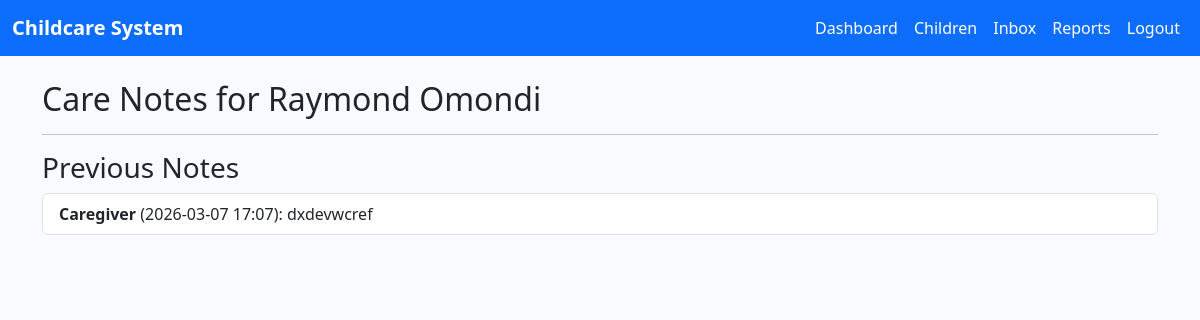
/children/3/notes/ (signed in), run on an earlier commit of the app's database.
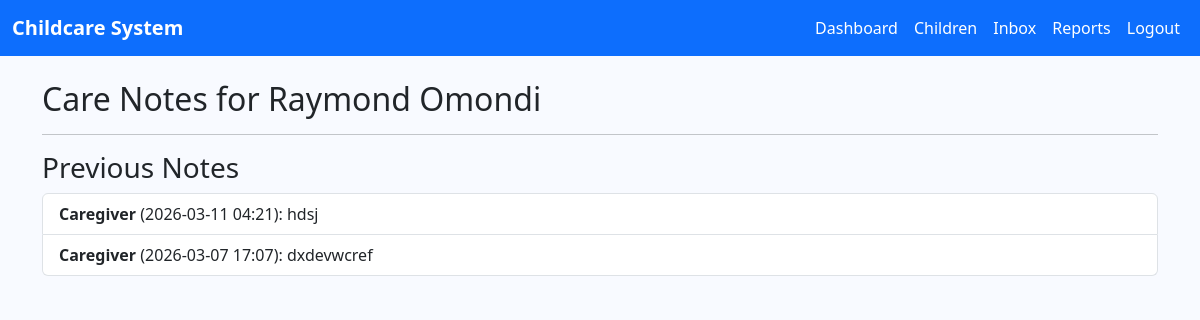
And on a later commit of the database.
### core/models.py (models this page shows, shortened)
class CareNote(models.Model):
    child = models.ForeignKey('Child', on_delete=models.CASCADE, related_name='care_notes')
    caregiver = models.ForeignKey(
        settings.AUTH_USER_MODEL,
        on_delete=models.CASCADE,
        limit_choices_to={'role': 'CAREGIVER'}
    )
    note = models.TextField()
    created_at = models.DateTimeField(auto_now_add=True)

class User(AbstractUser):
    ROLE_CHOICES = (
        ('ADMIN', 'Administrator'),
        ('CAREGIVER', 'Caregiver'),
        ('PARENT', 'Parent'),
    )
    role = models.CharField(max_length=15, choices=ROLE_CHOICES, default='PARENT')

### core/views.py (the view, shortened to what this page needs)
# urls.py: path('children/<int:child_id>/notes/', views.care_notes, name='care_notes'),
@login_required
def care_notes(request, child_id):
    child = get_object_or_404(Child, id=child_id)
    notes = child.care_notes.all().order_by('-created_at')
    return render(request, 'care_notes.html', {'child': child, 'notes': notes})

### core/templates/care_notes.html (shortened to what this page needs)
{% extends 'base.html' %}
{% block content %}
<h2>Care Notes for {{ child.name }}</h2>
<hr>
<h3>Previous Notes</h3>
<ul class="list-group">
    {% for note in notes %}
    <li class="list-group-item">
        <strong>{{ note.caregiver.username }}</strong> ({{ note.created_at|date:"Y-m-d H:i" }}): {{ note.note }}
    </li>
    {% endfor %}
</ul>
{% endblock %}

What changed in the data, as far as the page shows it:
added CareNote: caregiver.username "Caregiver", created_at "2026-03-11 04:21", note "hdsj"
